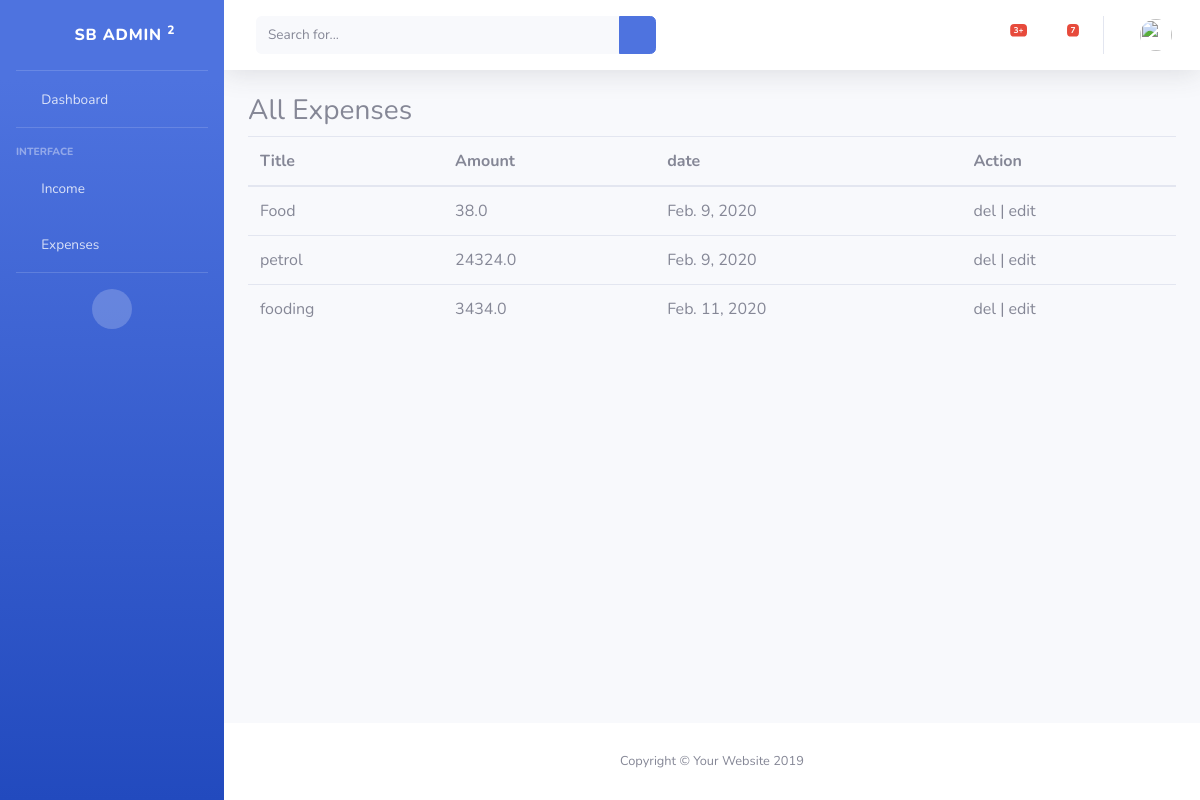
The page /expenses/ on the database its author committed.
### expenses/models.py (models this page shows, shortened)
class Expenses(Abs):
    image = models.ImageField(upload_to='expenses/',null=True,blank=True)
    category = models.ForeignKey(ExpensesCategory,on_delete=models.CASCADE)
    objects = ExpensesManager()
    class Meta:
        db_table = 'expenses'

### expenses/views.py (the view, shortened to what this page needs)
# urls.py: path('',ExpenseView.as_view(),name='expenses'),
class ExpenseView(View):
    template_name = 'expenses.html'
    def get(self,request):
        context = {
            'all':Expenses.objects.all()
          }
        return render(request,self.template_name,context)

### templates/expenses.html
{% extends 'master/master.html' %}
 {% block 'sidebar' %}
  {% include 'component/sidebar.html' %}
 {% endblock %}
 {% block 'navbar' %}
  {% include 'component/nav.html' %}
 {% endblock %}
 {% block 'footer' %}
{% include 'component/footer.html' %}
 {% endblock %}
{% block 'body' %}
  <h3>All Expenses</h3>
  <table class="table">
   <thead>
     <th>Title</th>
     <th>Amount</th>
     <th>date</th>
   <th>Action</th>
   </thead>
   {% for a in all %}
    <tr>
     <td>{{a.title}}</td>
     <td>{{a.amount}}</td>
     <td>{{a.date}}</td>
     <td>del | edit </td>
    </tr>
   {% endfor %}
  </table>
{% endblock %}

### rows shown on the page
Expenses: title "Food", amount "38.0", date "Feb. 9, 2020"
Expenses: title "petrol", amount "24324.0", date "Feb. 9, 2020"
Expenses: title "fooding", amount "3434.0", date "Feb. 11, 2020"
